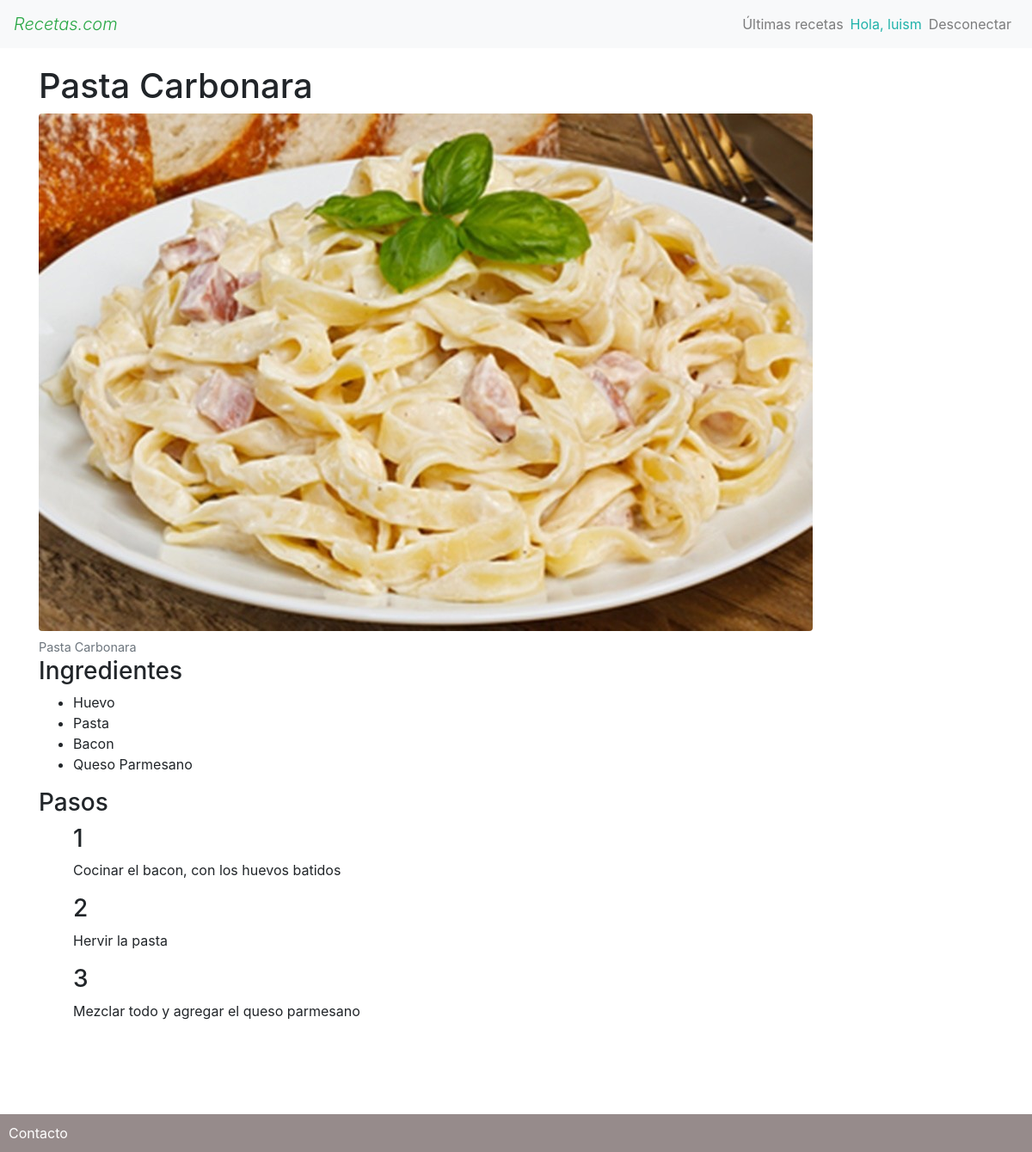
The app's page /receta/pasta-carbonara/ (signed in) with its own data.
### recetasapp/models.py (models this page shows, shortened)
class Receta(models.Model):
    nombre = models.CharField(max_length=200)
    usuario = models.ForeignKey(User, null=True, blank=True, on_delete=models.SET_NULL)
    imagen = models.ImageField(null=True)
    slug = models.SlugField(null=True)
    created_at = models.DateTimeField(auto_now_add=True)
    update_at = models.DateTimeField(auto_now=True)

class Ingrediente(models.Model):
    UNIDADES = [
        ('unidades', 'Unidades'),
        ('litros', 'Litros'),
        ('cucharadas', 'Cucharadas'),
        ('gramos', 'Gramos'),
        ('kilos','Kilos'),
    ]
    nombre = models.CharField(max_length=200)
    cantidad  = models.IntegerField(default=1)
    unidad = models.CharField(max_length = 20, choices=UNIDADES, default='unidades')
    receta = models.ForeignKey(Receta, related_name ='ingredientes', on_delete=models.CASCADE)
    created_at = models.DateTimeField(auto_now_add=True)
    update_at = models.DateTimeField(auto_now=True)
    def __str__(self):
        return "{}".format(self.nombre)

class Pasos(models.Model):
    numero = models.IntegerField(default=1)
    explicacion = models.TextField()
    receta = models.ForeignKey(Receta, related_name ='pasos', on_delete=models.CASCADE)
    created_at = models.DateTimeField(auto_now_add=True)
    update_at = models.DateTimeField(auto_now=True)

### recetasapp/views/recetas_views.py (the view)
# urls.py: path('receta/<slug:slug>/', recetas_views.receta, name='receta'),
def receta(request, slug):
    receta = Receta.objects.get(slug=slug)
    contexto = {
        'receta': receta
    }
    return render(request, 'receta/receta.html', context=contexto)

### recetasapp/templates/receta/receta.html (shortened to what this page needs)
{% extends 'base.html' %}
{% block content %}
    <h1>{{ receta.nombre }}</h1>
    <figure class="figure">
        <img src="{{ receta.imagen.url }}" class="figure-img img-fluid rounded" alt="{{ receta.nombre }}">
        <figcaption class="figure-caption">{{ receta.nombre }}</figcaption>
        <h3>Ingredientes</h3>
        <ul>
            {% for ingrediente in receta.ingredientes.all %}
                <li>{{ ingrediente }}</li>
            {% endfor %}
        </ul>
        <h3>Pasos</h3>
        <ul>
            {% for paso in receta.pasos.all %}
                <h3>{{ paso.numero}}</h3>
                <p>{{ paso.explicacion }}</p>
            {% endfor %}
        </ul>
    </figure>
{% endblock %}

### recetasapp/templates/base.html (shortened to what this page needs)
{% load static %}
<!DOCTYPE html>
<html lang="en">
<head>
    <link href="{% static 'bootstrap/css/bootstrap.min.css' %}" rel="stylesheet">
    <link href="{% static 'recetas/css/main.css' %}" rel='stylesheet'>
</head>
<body>
    <header>
        <nav class="navbar navbar-expand-lg navbar-light bg-light">
            <a class="navbar-brand logo-text text-success font-italic display-1" href="{% url 'home' %}">Recetas.com</a>
            <div class="collapse navbar-collapse" id="navbarNav">
              <ul class="navbar-nav ml-auto">
                <li class="nav-item">
                    <a class="nav-link" href="#">&Uacute;ltimas recetas</a>
                </li>
                  {% if request.user.is_authenticated %}
                    <li class="nav-item">
                    Hola, {{ request.user.username }}
                    </li>
                    <li class="nav-item">
                    <a class="nav-link" href="{% url 'logout' %}">Desconectar</a>
                    </li>
                  {% else %}
                  <li class="nav-item">
                  <a class="nav-link" href="{% url 'registro' %}"><button type="button" class="btn btn-outline-primary">Registro</button>
                  </a>
                  </li>
                {% endif %}
              </ul>
            </div>
          </nav>
    </header>
    <div class='container main-container'>
    {% block content %}
    {% endblock %}
    </div>
    <footer>
        <a href="{% url 'contacto' %}">Contacto</a>
    </footer>
</body>
</html>

### recetasapp/static/recetas/css/main.css (style rules this page uses)
html { overflow-y: scroll; position: relative; min-height: 100%; padding-bottom: 100px; }
header .navbar-nav { align-items: center; color: lightseagreen; }
.main-container { padding-top: 20px; padding-bottom: 20px; }
footer { position: absolute; bottom: 0px; width: 100%; background: rgb(150, 139, 139); color: white; padding: 10px; }
footer a, footer a:hover { color: #ffffff; text-decoration: none; }

### records on screen
Receta: nombre "Pasta Carbonara", imagen (picture)
Ingrediente: nombre "Huevo"
Ingrediente: nombre "Pasta"
Ingrediente: nombre "Bacon"
Ingrediente: nombre "Queso Parmesano"
Pasos: numero "1", explicacion "Cocinar el bacon, con los huevos batidos"
Pasos: numero "2", explicacion "Hervir la pasta"
Pasos: numero "3", explicacion "Mezclar todo y agregar el queso parmesano"

### other values on screen
{{ request.user.username }} "luism"
